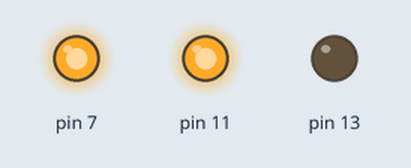
This program was run on a simulated Raspberry Pi (header pin numbers). Shown: output pins drawn as LEDs (lit = HIGH). At 29.0 s the program stops and its outputs stay as they are.

Above: at 0.3 s.
At 1.6 s:
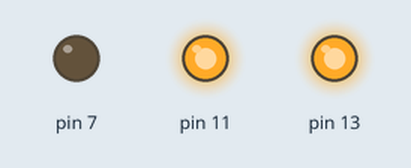
At 3.9 s:
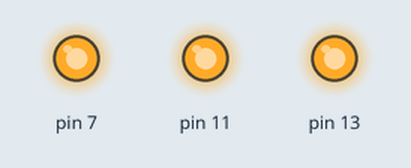
At 5.3 s:
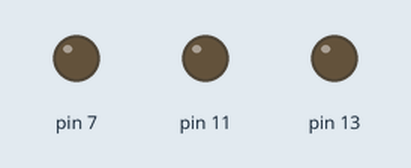
Timing chart, 0 to 6.7 s (numbered marks = the images above):
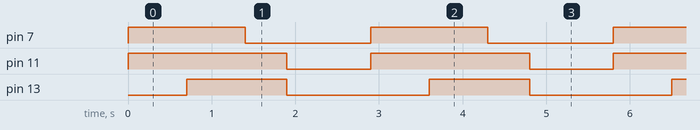

Measured:
- by itself, pin 7: alternates HIGH for 1.4 s and LOW for 1.5 s, 20 changes in all, then stays LOW
- by itself, pin 11: alternates HIGH for 1.9 s and LOW for 1.0 s
- by itself, pin 13: alternates HIGH for 1.2 s and LOW for 1.7 s

The program:

light.py
```python
#! /usr/bin/python

import RPi.GPIO as GPIO
import time

GPIO.setmode(GPIO.BOARD)
GPIO.setup(7, GPIO.OUT)
GPIO.setup(11, GPIO.OUT)
GPIO.setup(13, GPIO.OUT)

for i in range(0, 10):
	GPIO.output(7, True)
	GPIO.output(11, True)
	time.sleep(0.7)
	GPIO.output(13, True)
	time.sleep(0.7)
	GPIO.output(7, False)
	time.sleep(0.5)
	GPIO.output(11, False)
	GPIO.output(13, False)
	time.sleep(1)
GPIO.cleanup()
```
